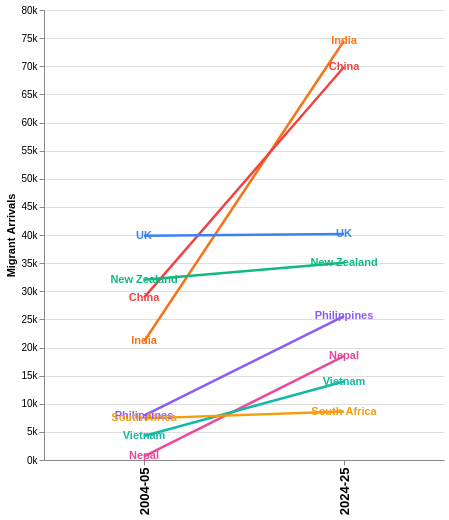

Vega-Lite specification for this chart:
### Vega-Lite specification from a JSON file in a GitHub repository (floating-point values rounded to 4 significant figures)
{"$schema": "https://vega.github.io/schema/vega-lite/v5.json", "width": 400, "height": 450, "background": "#ffffff", "config": {"view": {"stroke": null}}, "layer": [{"data": {"values": [{"year": "2004-05", "country": "India", "value": 21070}, {"year": "2024-25", "country": "India", "value": 74540}, {"year": "2004-05", "country": "China", "value": 28870}, {"year": "2024-25", "country": "China", "value": 69860}, {"year": "2004-05", "country": "UK", "value": 39870}, {"year": "2024-25", "country": "UK", "value": 40180}, {"year": "2004-05", "country": "New Zealand", "value": 32030}, {"year": "2024-25", "country": "New Zealand", "value": 35050}, {"year": "2004-05", "country": "Philippines", "value": 7900}, {"year": "2024-25", "country": "Philippines", "value": 25560}, {"year": "2004-05", "country": "Nepal", "value": 630}, {"year": "2024-25", "country": "Nepal", "value": 18480}, {"year": "2004-05", "country": "Vietnam", "value": 4280}, {"year": "2024-25", "country": "Vietnam", "value": 13950}, {"year": "2004-05", "country": "South Africa", "value": 7400}, {"year": "2024-25", "country": "South Africa", "value": 8620}]}, "mark": {"type": "line", "strokeWidth": 2.5}, "encoding": {"x": {"field": "year", "type": "ordinal", "axis": {"title": null, "labelFontSize": 13, "labelFontWeight": "bold"}}, "y": {"field": "value", "type": "quantitative", "axis": {"title": "Migrant Arrivals", "labelExpr": "(datum.value/1000) + 'k'"}}, "color": {"field": "country", "type": "nominal", "scale": {"domain": ["India", "China", "UK", "New Zealand", "Philippines", "Nepal", "Vietnam", "South Africa"], "range": ["#f97316", "#ef4444", "#3b82f6", "#10b981", "#8b5cf6", "#ec4899", "#14b8a6", "#f59e0b"]}, "legend": null}, "tooltip": [{"field": "country", "title": "Country"}, {"field": "year", "title": "Year"}, {"field": "value", "title": "Arrivals", "format": ","}]}}, {"data": {"values": [{"year": "2004-05", "country": "India", "value": 21070}, {"year": "2024-25", "country": "India", "value": 74540}, {"year": "2004-05", "country": "China", "value": 28870}, {"year": "2024-25", "country": "China", "value": 69860}, {"year": "2004-05", "country": "UK", "value": 39870}, {"year": "2024-25", "country": "UK", "value": 40180}, {"year": "2004-05", "country": "New Zealand", "value": 32030}, {"year": "2024-25", "country": "New Zealand", "value": 35050}, {"year": "2004-05", "country": "Philippines", "value": 7900}, {"year": "2024-25", "country": "Philippines", "value": 25560}, {"year": "2004-05", "country": "Nepal", "value": 630}, {"year": "2024-25", "country": "Nepal", "value": 18480}, {"year": "2004-05", "country": "Vietnam", "value": 4280}, {"year": "2024-25", "country": "Vietnam", "value": 13950}, {"year": "2004-05", "country": "South Africa", "value": 7400}, {"year": "2024-25", "country": "South Africa", "value": 8620}]}, "mark": {"type": "text", "fontSize": 11, "fontWeight": "bold"}, "encoding": {"x": {"field": "year", "type": "ordinal"}, "y": {"field": "value", "type": "quantitative"}, "text": {"field": "country"}, "color": {"field": "country", "type": "nominal", "scale": {"domain": ["India", "China", "UK", "New Zealand", "Philippines", "Nepal", "Vietnam", "South Africa"], "range": ["#f97316", "#ef4444", "#3b82f6", "#10b981", "#8b5cf6", "#ec4899", "#14b8a6", "#f59e0b"]}, "legend": null}, "dx": {"condition": {"test": "datum.year == '2024-25'", "value": 8}, "value": -8}, "align": {"condition": {"test": "datum.year == '2024-25'", "value": "left"}, "value": "right"}}}]}
